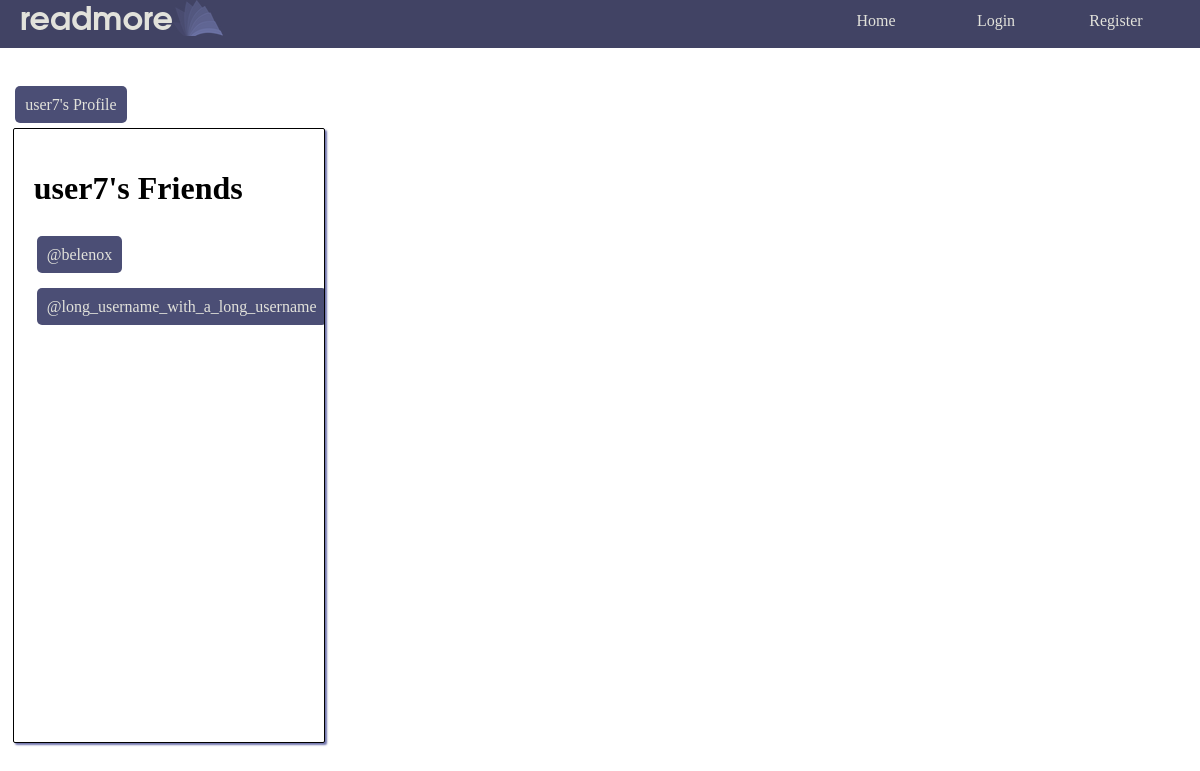
Before: /readmore/friend_list/2/ with the older database file.
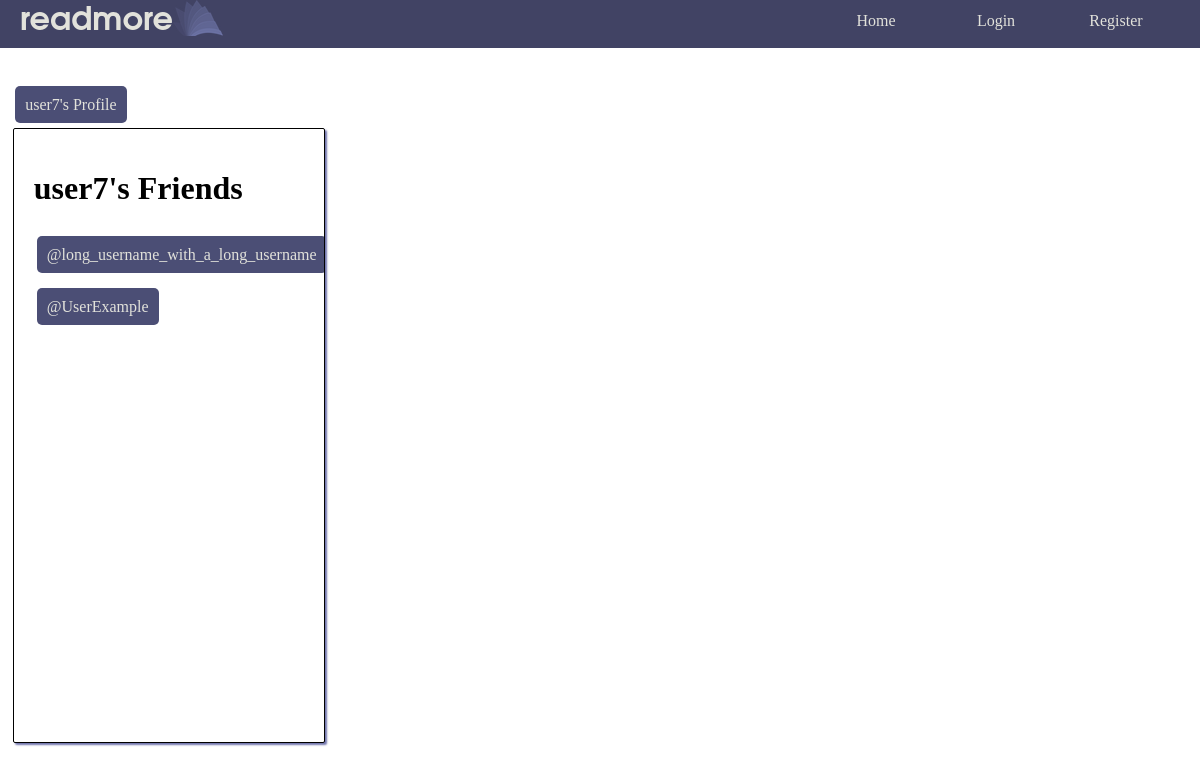
After: the same page with the newer database file.
### readmore_app/models.py (models this page shows, shortened)
class UserExt(User):
    user_friends = models.ManyToManyField('UserExt', related_name="friends")
    user_birthdate = models.DateField()
    user_bio = models.TextField(default="This user hasn't written a bio :(")
    user_pending_friends = models.ManyToManyField('UserExt', related_name="pending_friends")
    user_reading_log = models.ManyToManyField('ReadingLogBook', related_name="reading_log")

### readmore_app/views.py (the view)
# urls.py: path('friend_list/<int:profile_id>/', views.friend_list, name='friend_list'),
def friend_list(request, profile_id):
    profile_user = get_object_or_404(UserExt, id=profile_id)
    if request.user.is_authenticated:
        real_user = UserExt.objects.get(pk=request.user.id)
        return render(request, "readmore_app/friend_list.html", {'real_user': real_user, 'profile_user': profile_user})
    else:
        return render(request, "readmore_app/friend_list.html", {'profile_user': profile_user})

### readmore_app/templates/readmore_app/friend_list.html (shortened to what this page needs)
{% extends parent_template|default:"base.html" %}
{% load static %}
{% block content %}
<div style="display:flex;flex-direction: column;align-items: center;padding: 4% 0%;margin-left:0%;height:fit-content;">
	<div style="align-self: flex-start;margin-left: 4.5%;">
		<a class="anchor_button" href="{% url 'readmore_app:profile' profile_user.id %}" style="margin-top: 1.5%; ">{{ profile_user.username }}'s Profile</a>
	</div>
<div style="width: 80%;" class="basic_card">
    <h1>{{ profile_user.username }}'s Friends</h1>
    <table>
    {% if not profile_user.user_friends.all.count %}
        <tr><td>This user has no friends</td></tr>
    {% else %}
    {% for friend in profile_user.user_friends.all %}
        <tr style="height: 50px;" id="friend{{ friend.id }}">
            <td>
                <a href="{% url 'readmore_app:profile' friend.id %}" class="anchor_button">@{{ friend.username }}</a>
            </td>
        </tr>
    {% endfor %}
    {% endif %}
    </table>
</div>
{% endblock %}

Changed rows visible on the page:
no longer on this page (row unchanged): UserExt: username "belenox"
added UserExt: username "UserExample"
